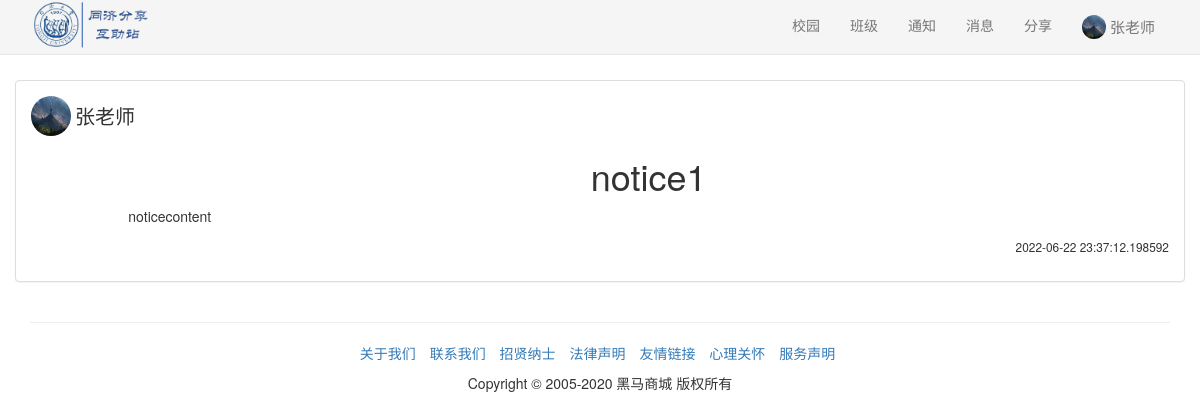
/myclass/1/notice/1 (signed in), run on an earlier commit of the app's database.
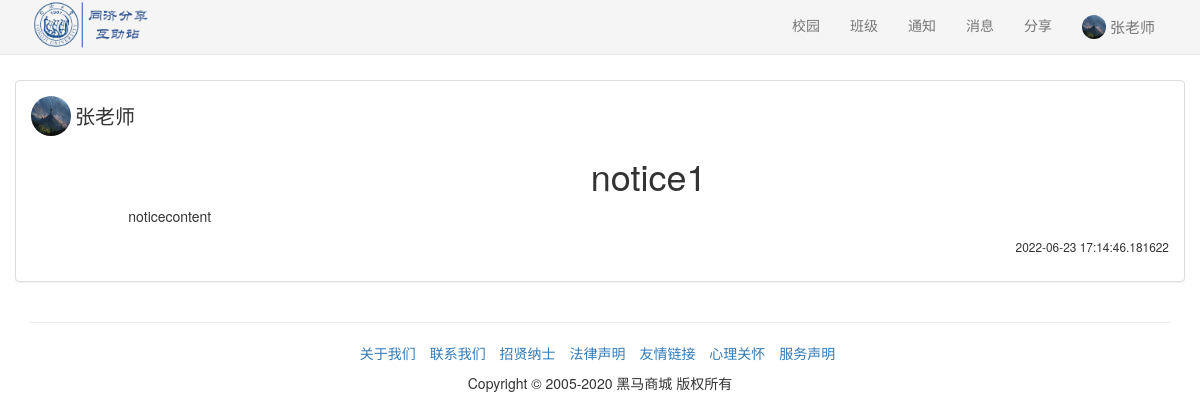
And on a later commit of the database.
### sql.py (models this page shows)
class notice(db.Model):
    id=db.Column(db.Integer, primary_key=True)
    publish_user_name=db.Column(db.String(20))
    head=db.Column(db.Text)
    notice_content=db.Column(db.Text)
    publish_user_id = db.Column(db.Integer, db.ForeignKey('user.id'))
    belong_class = db.Column(db.Integer, db.ForeignKey('class_room.id'))
    create_at = db.Column(db.DateTime, default=datetime.datetime.now)

### apps/basic.py (the view)
@basicbp.route('/myclass/<class_id>/notice/<notice_id>')
def show_single_notice(class_id,notice_id):
    if (current_user.is_authenticated==False):
        return redirect(url_for("basic.login"))
    notice=sql.notice.query.get(int(notice_id))
    return render_template("notice.html",notice=notice,user_id=current_user.id,user_name=current_user.name,class_id=current_user.class_id)

### sql.py (called while the page is built)
@login_manager.user_loader
def load_user(user_id):  # 创建用户加载回调函数，接受用户 ID 作为参数
    user = User.query.get(int(user_id))  # 用 ID 作为 User 模型的 主键查询对应的用户
    return user

### apps/templates/notice.html (shortened to what this page needs)
<!DOCTYPE html>
<html lang="zh-CN">
<head>
    <link rel="stylesheet" href="{{ url_for('static', filename='css/bootstrap.min.css') }}">
    <link href="{{ url_for('static', filename='css/minecss.css') }}" rel="stylesheet">
</head>
<body>
{% include "common/header.html" %}
<br><br>
<div class="container">
    <div class="row">
        <div class="panel panel-default">
            <div class="panel-body row">
                <div class="col-md-12">
                    <img class="img-circle" style="width:40px;height:40px;"
                         src="{{url_for('static', filename='images/user/'+notice.publish_user_id|string+'/head.jpg')}}">
                    <span style="vertical-align:middle;font-size: 20px">{{notice.publish_user_name}}</span>
                </div>
                <div class="col-md-offset-1 col-md-11">
                    <h1 class ="text-center">{{notice.head}}</h1>
                    <p>{{notice.notice_content}}</p>
                    <p class="pull-right"><small>{{notice.create_at}}</small></p>
                </div>
            </div>
        </div>
    </div>
    {% include "common/footer.html" %}
</div>
</body>
</html>

What changed in the data, as far as the page shows it:
changed notice "notice1": create_at "2022-06-22 23:37:12.198592" → "2022-06-23 17:14:46.181622"
